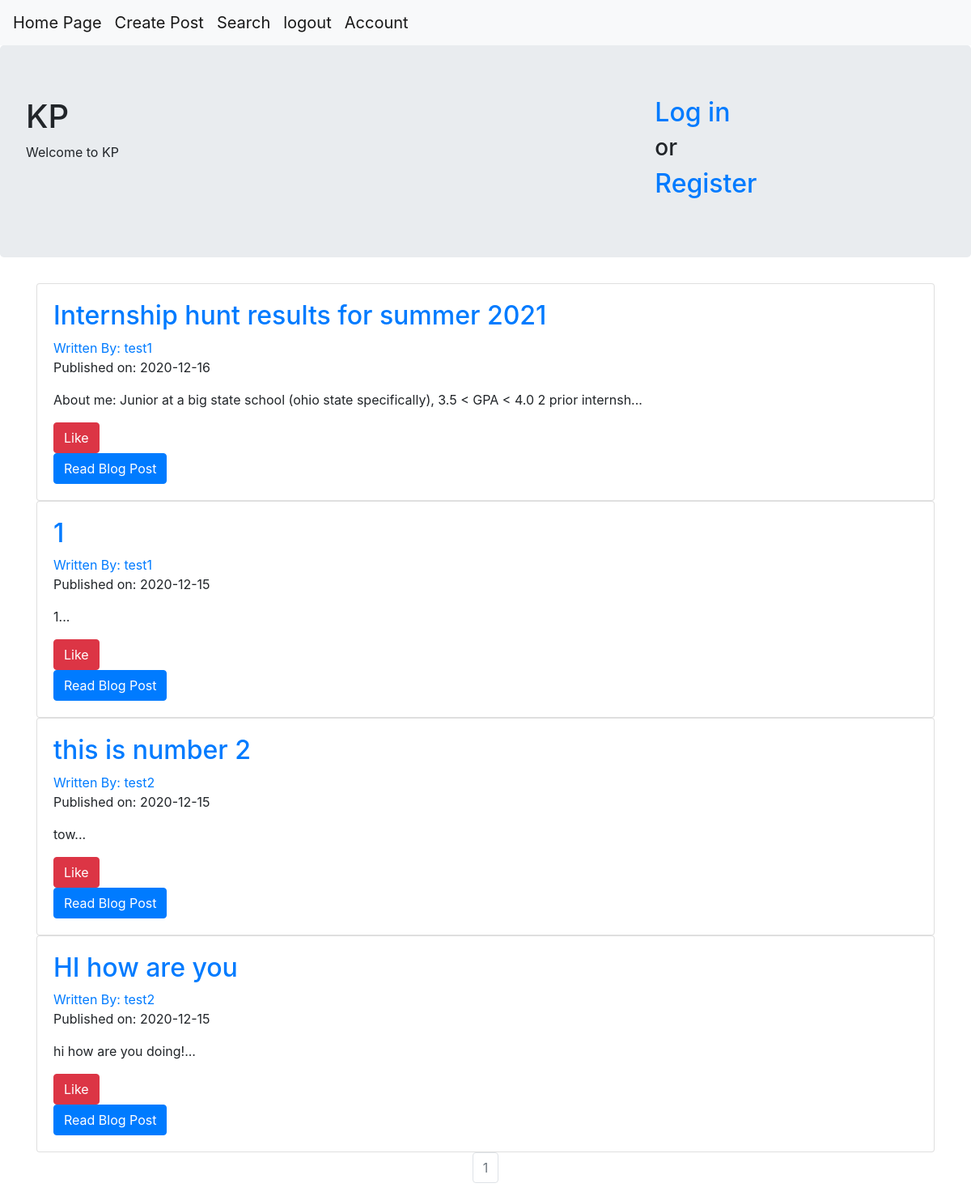
The page / (signed in) on the database its author committed.
### projectKanpai/models.py (models this page shows, shortened)
class BlogPost(db.Model):
    __tablename__ = 'blogposts'
    id = db.Column(db.Integer,primary_key=True)
    user_id = db.Column(db.Integer, db.ForeignKey('users.id'), nullable = False)
    date = db.Column(db.DateTime, nullable = False, default = datetime.utcnow)
    title = db.Column(db.String(160), nullable = False)
    text = db.Column(db.Text, nullable = False)

class User(db.Model, UserMixin):
    __tablename__ = 'users'
    id = db.Column(db.Integer, primary_key = True)
    email = db.Column(db.String(64), unique=True, index=True)
    username = db.Column(db.String(64), unique=True, index=True)
    password_hash = db.Column(db.String(128))
    likePost = db.relationship("BlogPost", secondary=like)
    posts = db.relationship('BlogPost', backref = 'author') # written by use this.

### projectKanpai/core/views.py (the view)
@core.route('/')
def index():
    page = request.args.get('page', 1, type=int)
    blog_posts = BlogPost.query.order_by(BlogPost.date.desc()).paginate(page = page, per_page = 5)
    if current_user.is_authenticated:
        user = User.query.filter_by(username = current_user.username).first_or_404()
        likePost = user.likePost
        return render_template('index.html', blog_posts = blog_posts, likePost = likePost)
    return render_template('index.html', blog_posts = blog_posts)

### projectKanpai/models.py (called while the page is built)
@login_manager.user_loader
def load_user(user_id):
    return User.query.get(user_id)

### projectKanpai/templates/index.html (shortened to what this page needs)
{% extends "base.html" %}
{% block content %}
  <div class=" jumbotron">
    <div class="row">
      <div class="col-md-8">
        <h1>KP</h1>
        <p>Welcome to KP</p>
      </div>
      <div class="col-6 col-md-4">
        <h2> <a href="{{url_for('users.login')}}"> Log in </a></h2>
        <h3> or </h2>
        <h2> <a href="{{url_for('users.register')}}"> Register </a></h2>
      </div>
    </div>
  </div>
  <div class="container">
    {% for post in blog_posts.items %}
    <div class="card" >
      <div class="card-body">
        <h2><a class="card-title" href="  {{ url_for('blog_posts.blog_post', blog_post_id=post.id) }}">{{ post.title }}</a></h2>
        <a href="{{ url_for('users.user_posts', username=post.author.username)}}">Written By: {{ post.author.username }}</a>
        <p>Published on: {{ post.date.strftime('%Y-%m-%d') }}</p>
        <p class="card-text">{{ post.text[:100] }}...</p>
        <div>
          {% if post in likePost %}
          <a href="{{ url_for('blog_posts.like_posts', blog_post_id = post.id, action = 'unlike')}}" type="button" class="btn btn-secondary" data-toggle='modal' data-target="#del_modal">unLike</a>
          {% else %}
            <a href="{{ url_for('blog_posts.like_posts', blog_post_id = post.id, action = 'like')}}" type="button" class="btn btn-danger" data-toggle='modal' data-target="#del_modal">Like</a>
          {% endif %}
        </div>
        <a href="{{ url_for('blog_posts.blog_post', blog_post_id=post.id) }}" class="btn btn-primary">Read Blog Post</a>
      </div>
    </div>
   {% endfor %}
   <nav aria-label="Page navigation example">
     <ul class="pagination justify-content-center">
       {% for page_num in blog_posts.iter_pages(left_edge=1, right_edge=1, left_current=1, right_current=2) %}
          {% if blog_posts.page == page_num %}
          <li class="page-item disabled">
            <a class="page-link" href="{{ url_for('core.index', page=page_num) }}">{{ page_num }}</a></li>
          {% else %}
            <li class="page-item"><a class="page-link" href="{{ url_for('core.index', page=page_num) }}">{{ page_num }}</a></li>
          {% endif %}
      {% endfor %}
    </nav>
{% endblock %}

### rows shown on the page
BlogPost: title "Internship hunt results for summer 2021", author.username "test1", date "2020-12-16", text "About me: Junior at a big state school (ohio state specifically), 3.5 < GPA < 4.0 2 prior internsh"
BlogPost: title "1", author.username "test1", date "2020-12-15", text "1"
BlogPost: title "this is number 2", author.username "test2", date "2020-12-15", text "tow"
BlogPost: title "HI how are you", author.username "test2", date "2020-12-15", text "hi how are you doing!"

### other values the page prints
{{ page_num }} "1"
